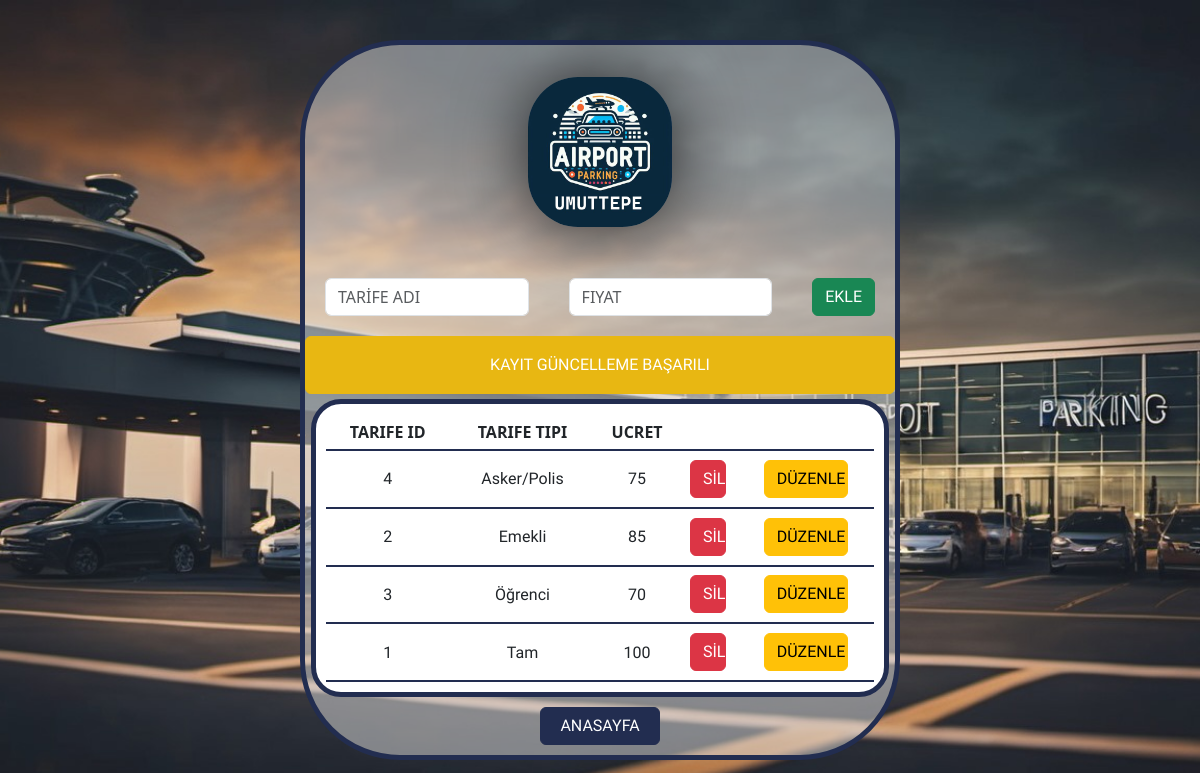
Page /Otopark_Otomasyon/admin_tarife.php on the earlier database version.
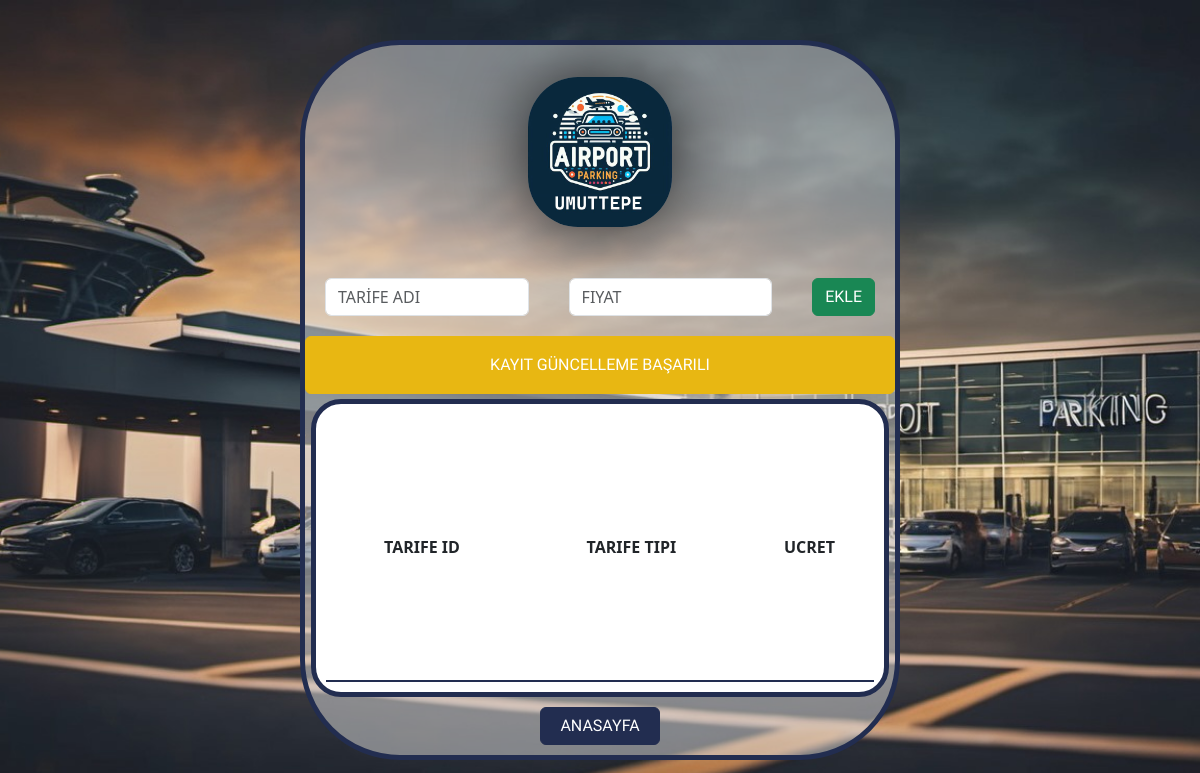
Same page on the later database version.
### tables this page shows
create table if not exists tarife(
tarife_id INT AUTO_INCREMENT,
tarife_tipi VARCHAR(20),
ucret INT,
PRIMARY KEY(tarife_id)
);

### Otopark_Otomasyon/vars/_functions.php (called while the page is built, shortened)
<?php
function tarifeVeri(){
    include "baglan.php";
   $query="SELECT * FROM tarife";
   $sonuc=mysqli_query($connection,$query);
   return $sonuc;
}

### Otopark_Otomasyon/admin_tarife.php (the view, shortened to what this page needs)
<?php include "vars/_functions.php"?>
<?php include "layers/header.php"?>
<?php
isset($_SESSION["tarife_ayar"]) ? $check=$_SESSION["tarife_ayar"]:$check="";
?>
</head>
<body>
<div class="kapsayici">
    <div class="icerik">
        <div class="logo">
        <img src="/otopark_otomasyon/img/logo.jpeg" alt=""><br>
        </div>
        <div class="bilgi">
              <div class="secenek">
                        <form action="admin_tarife_kayit.php" method="POST">
                        <input type="text" name="yeniTarife_adi" id="yeniTarife_adi" required placeholder="TARİFE ADI" class="form-control">
                        <input type="number" name="yeniTarife_fiyat" id="yeniTarife_fiyat"required placeholder="FIYAT" class="form-control">
                        <input type="submit" value="EKLE" name="ekle" class="btn btn-success kalam-regular" style="width:10vw">
                        </form>
            </div>
            <?php if($check=="eklendi"):?>
            <div class="alert alert-success kalam-regular sonuc" role="alert">
                KAYIT EKLEME BAŞARILI
                </div>
                <?php elseif($check=="silindi"):?>
                    <div class="alert alert-danger kalam-regular sonuc" role="alert">
                KAYIT SİLME BAŞARILI
                </div>
                <?php else:?>
                    <div class="alert alert-warning kalam-regular sonuc" role="alert">
                KAYIT GÜNCELLEME BAŞARILI
                </div>
            <?php endif;?>
        <div class="liste">
            <table>
                <tr>
                    <th>TARIFE ID</th>
                    <th>TARIFE TIPI</th>
                    <th>UCRET</th>
                    <th></th>
                    <th></th>
                </tr>
                <?php $kontrol=tarifeVeri(); while($dizi=mysqli_fetch_row($kontrol)):?>
                    <tr>
                        <?php for($i=0;$i<count($dizi)+2;$i++):?>
                            <?php if($i==3):?>
                                <td><a class='btn btn-danger kalam-regular' href='admin_tarife_sil.php?tarife_id=<?php echo $dizi[0]?>' >SİL</a></td>
                            <?php elseif($i==4):?>
                                <td><a class='btn btn-warning kalam-regular' href='admin_tarife_duzenle.php?tarife_id=<?php echo $dizi[0]?>&tarife_adi=<?php echo $dizi[1]?>&tarife_ucreti=<?php echo $dizi[2]?>' >DÜZENLE</a></td>
                             <?php else:?>
                            <td><?php echo "<em class='kalam-regular'>$dizi[$i]</em>";?></td>
                            <?php endif;?>
                        <?php endfor;?>
                    </tr>
                <?php endwhile;?>
            </table>
        </div>
        <a class='btn btn-primary kalam-regular anasayfa' href='admin_anasayfa.php'>ANASAYFA</a>
        </div>
    </div>
</div>
<?php include "layers/footer.php"?>

Differences in the rows shown:
removed tarife: tarife_id "4", tarife_tipi "Asker/Polis", ucret "75"
removed tarife: tarife_id "2", tarife_tipi "Emekli", ucret "85"
removed tarife: tarife_id "3", tarife_tipi "Öğrenci", ucret "70"
removed tarife: tarife_id "1", tarife_tipi "Tam", ucret "100"
